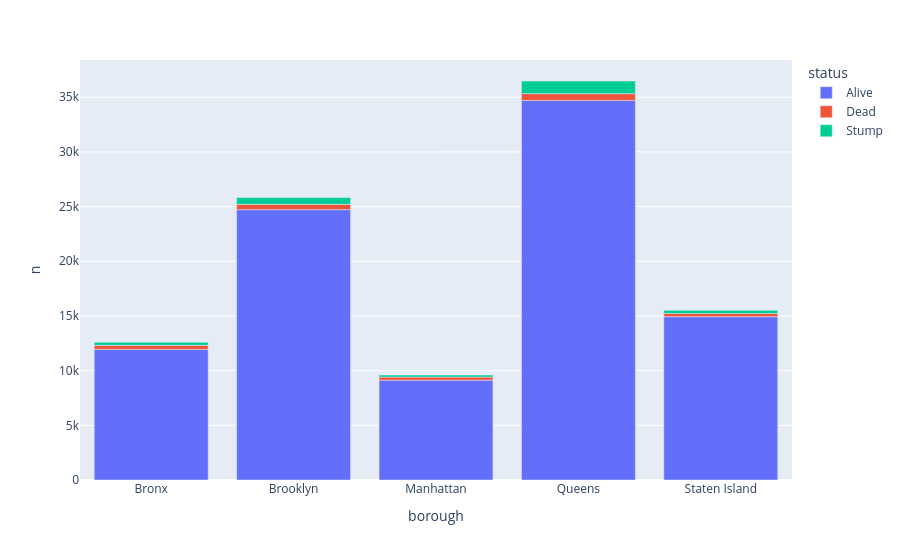

Source (notebook cell):
### Code cell
px.bar(counts_long, x="borough", y="n", color="status")    # long -> plotly (stacks by default)

### Figure 1 — Plotly figure (JSON) as saved in the notebook; plotly's stock layout.template omitted (floating-point values rounded to 4 significant figures)
{"data": [{"hovertemplate": "status=Alive<br>borough=%{x}<br>n=%{y}<extra></extra>", "legendgroup": "Alive", "marker": {"color": "#636efa", "pattern": {"shape": ""}}, "name": "Alive", "orientation": "v", "showlegend": true, "textposition": "auto", "type": "bar", "x": ["Bronx", "Brooklyn", "Manhattan", "Queens", "Staten Island"], "xaxis": "x", "y": [11940, 24718, 9128, 34705, 14928], "yaxis": "y"}, {"hovertemplate": "status=Dead<br>borough=%{x}<br>n=%{y}<extra></extra>", "legendgroup": "Dead", "marker": {"color": "#EF553B", "pattern": {"shape": ""}}, "name": "Dead", "orientation": "v", "showlegend": true, "textposition": "auto", "type": "bar", "x": ["Bronx", "Brooklyn", "Manhattan", "Queens", "Staten Island"], "xaxis": "x", "y": [373, 488, 281, 615, 298], "yaxis": "y"}, {"hovertemplate": "status=Stump<br>borough=%{x}<br>n=%{y}<extra></extra>", "legendgroup": "Stump", "marker": {"color": "#00cc96", "pattern": {"shape": ""}}, "name": "Stump", "orientation": "v", "showlegend": true, "textposition": "auto", "type": "bar", "x": ["Bronx", "Brooklyn", "Manhattan", "Queens", "Staten Island"], "xaxis": "x", "y": [283, 613, 180, 1159, 291], "yaxis": "y"}], "layout": {"barmode": "relative", "legend": {"title": {"text": "status"}, "tracegroupgap": 0}, "margin": {"t": 60}, "xaxis": {"anchor": "y", "domain": [0, 1], "title": {"text": "borough"}}, "yaxis": {"anchor": "x", "domain": [0, 1], "title": {"text": "n"}}}}
